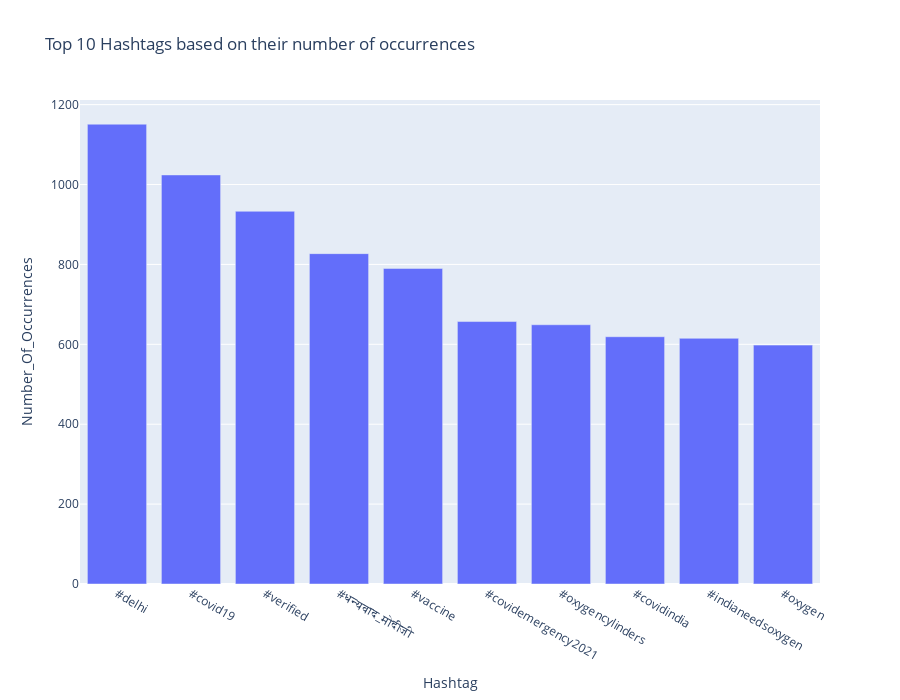

Write notebook code for a chart like this one.
### Code cell
occurrences_dict = {}
tweets_dict = {}

for tweet in all_hashtags:
    temp = set()
    for h in tweet.entities['hashtags']:
        temp.add('#' + h['text'].lower())
    for h in list(temp):
        if h not in occurrences_dict:
            occurrences_dict[h] = 1
            tweets_dict[h] = []
        else:
            occurrences_dict[h] += 1
            tweets_dict[h].append(tweet)

fig, occurrences_df = plotTop10(occurrences_dict,
                                'Hashtag',
                                'Number_Of_Occurrences',
                                'Top 10 Hashtags based on their number of occurrences')

fig.show()
occurrences_df.set_index('Hashtag', inplace = True)
occurrences_df

### Figure 1 — Plotly figure (JSON) as saved in the notebook; plotly's stock layout.template omitted (floating-point values rounded to 4 significant figures)
{"data": [{"alignmentgroup": "True", "hovertemplate": "Hashtag=%{x}<br>Number_Of_Occurrences=%{y}<extra></extra>", "legendgroup": "", "marker": {"color": "#636efa"}, "name": "", "offsetgroup": "", "orientation": "v", "showlegend": false, "textposition": "auto", "type": "bar", "x": ["#delhi", "#covid19", "#verified", "#धन्यवाद_मोदीजी", "#vaccine", "#covidemergency2021", "#oxygencylinders", "#covidindia", "#indianeedsoxygen", "#oxygen"], "xaxis": "x", "y": [1151, 1024, 933, 827, 790, 657, 649, 619, 615, 598], "yaxis": "y"}], "layout": {"barmode": "relative", "height": 700, "legend": {"tracegroupgap": 0}, "title": {"text": "Top 10 Hashtags based on their number of occurrences"}, "xaxis": {"anchor": "y", "domain": [0, 1], "title": {"text": "Hashtag"}}, "yaxis": {"anchor": "x", "domain": [0, 1], "title": {"text": "Number_Of_Occurrences"}}}}
